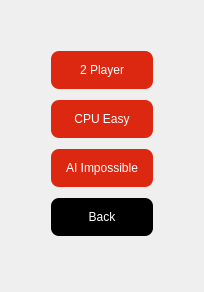
      <widget class="QWidget" name="Selection_Page">
       <layout class="QGridLayout" name="gridLayout_5">
        <item row="4" column="1">
         <widget class="QPushButton" name="Selection_backb">
          <property name="styleSheet">
           <string notr="true">color: #fff;
background-color: #000;
border: none;
font: 12pt &quot;My Puma&quot;;
padding: 12px 15px;
border-radius: 8px;
margin-bottom: 5px;</string>
          </property>
          <property name="text">
           <string>Back</string>
          </property>
         </widget>
        </item>
        <item row="1" column="1">
         <widget class="QPushButton" name="player2b">
          <property name="enabled">
           <bool>true</bool>
          </property>
          <property name="styleSheet">
           <string notr="true">color: rgb(255, 255, 255);
background-color: rgb(220, 40, 16);
border: none;
font: 12pt &quot;My Puma&quot;;
padding: 12px 15px;
border-radius: 8px;
margin-bottom: 5px;</string>
          </property>
          <property name="text">
           <string>2 Player</string>
          </property>
         </widget>
        </item>
        <item row="3" column="1">
         <widget class="QPushButton" name="AIb">
          <property name="styleSheet">
           <string notr="true">color: rgb(255, 255, 255);
background-color: rgb(220, 40, 16);
border: none;
font: 12pt &quot;My Puma&quot;;
padding: 12px 15px;
border-radius: 8px;
margin-bottom: 5px;</string>
          </property>
          <property name="text">
           <string>AI Impossible</string>
          </property>
         </widget>
        </item>
        <item row="2" column="1">
         <widget class="QPushButton" name="CPUb">
          <property name="styleSheet">
           <string notr="true">color: rgb(255, 255, 255);
background-color: rgb(220, 40, 16);
border: none;
font: 12pt &quot;My Puma&quot;;
padding: 12px 15px;
border-radius: 8px;
margin-bottom: 5px;</string>
          </property>
          <property name="text">
           <string>CPU Easy</string>
          </property>
         </widget>
        </item>
        <item row="5" column="1">
         <spacer name="verticalSpacer_8">
          <property name="orientation">
           <enum>Qt::Vertical</enum>
          </property>
          <property name="sizeHint" stdset="0">
           <size>
            <width>20</width>
            <height>40</height>
           </size>
          </property>
         </spacer>
        </item>
        <item row="1" column="2">
         <spacer name="horizontalSpacer_5">
          <property name="orientation">
           <enum>Qt::Horizontal</enum>
          </property>
          <property name="sizeHint" stdset="0">
           <size>
            <width>40</width>
            <height>20</height>
           </size>
          </property>
         </spacer>
        </item>
        <item row="0" column="1">
         <spacer name="verticalSpacer_7">
          <property name="orientation">
           <enum>Qt::Vertical</enum>
          </property>
          <property name="sizeHint" stdset="0">
           <size>
            <width>20</width>
            <height>40</height>
           </size>
          </property>
         </spacer>
        </item>
        <item row="1" column="0">
         <spacer name="horizontalSpacer">
          <property name="orientation">
           <enum>Qt::Horizontal</enum>
          </property>
          <property name="sizeHint" stdset="0">
           <size>
            <width>40</width>
            <height>20</height>
           </size>
          </property>
         </spacer>
        </item>
       </layout>
      </widget>
